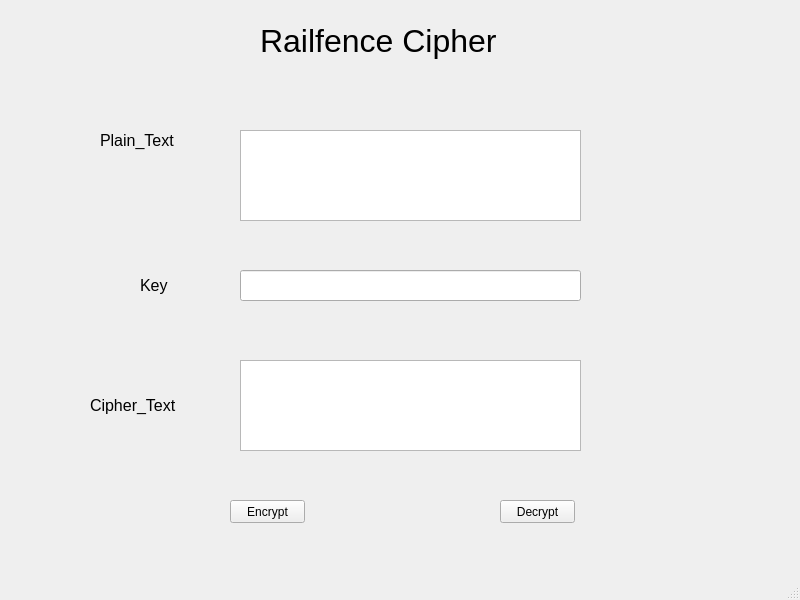
<?xml version="1.0" encoding="UTF-8"?>
<ui version="4.0">
 <class>MainWindow</class>
 <widget class="QMainWindow" name="MainWindow">
  <property name="geometry">
   <rect>
    <x>0</x>
    <y>0</y>
    <width>800</width>
    <height>600</height>
   </rect>
  </property>
  <property name="windowTitle">
   <string>MainWindow</string>
  </property>
  <widget class="QWidget" name="centralwidget">
   <widget class="QLabel" name="label">
    <property name="geometry">
     <rect>
      <x>100</x>
      <y>120</y>
      <width>81</width>
      <height>41</height>
     </rect>
    </property>
    <property name="font">
     <font>
      <pointsize>12</pointsize>
     </font>
    </property>
    <property name="text">
     <string>Plain_Text</string>
    </property>
   </widget>
   <widget class="QLabel" name="label_4">
    <property name="geometry">
     <rect>
      <x>140</x>
      <y>270</y>
      <width>81</width>
      <height>31</height>
     </rect>
    </property>
    <property name="font">
     <font>
      <pointsize>12</pointsize>
     </font>
    </property>
    <property name="text">
     <string>Key</string>
    </property>
   </widget>
   <widget class="QLabel" name="label_5">
    <property name="geometry">
     <rect>
      <x>90</x>
      <y>390</y>
      <width>91</width>
      <height>31</height>
     </rect>
    </property>
    <property name="font">
     <font>
      <pointsize>12</pointsize>
     </font>
    </property>
    <property name="text">
     <string>Cipher_Text</string>
    </property>
   </widget>
   <widget class="QLabel" name="label_2">
    <property name="geometry">
     <rect>
      <x>260</x>
      <y>20</y>
      <width>241</width>
      <height>41</height>
     </rect>
    </property>
    <property name="font">
     <font>
      <pointsize>24</pointsize>
     </font>
    </property>
    <property name="text">
     <string>Railfence Cipher</string>
    </property>
   </widget>
   <widget class="QPushButton" name="btn_encrypt">
    <property name="geometry">
     <rect>
      <x>230</x>
      <y>500</y>
      <width>75</width>
      <height>23</height>
     </rect>
    </property>
    <property name="text">
     <string>Encrypt</string>
    </property>
   </widget>
   <widget class="QPushButton" name="btn_decrypt">
    <property name="geometry">
     <rect>
      <x>500</x>
      <y>500</y>
      <width>75</width>
      <height>23</height>
     </rect>
    </property>
    <property name="text">
     <string>Decrypt</string>
    </property>
   </widget>
   <widget class="QTextEdit" name="txt_plain_text">
    <property name="geometry">
     <rect>
      <x>240</x>
      <y>130</y>
      <width>341</width>
      <height>91</height>
     </rect>
    </property>
   </widget>
   <widget class="QTextEdit" name="txt_cipher_text">
    <property name="geometry">
     <rect>
      <x>240</x>
      <y>360</y>
      <width>341</width>
      <height>91</height>
     </rect>
    </property>
   </widget>
   <widget class="QLineEdit" name="txt_key">
    <property name="geometry">
     <rect>
      <x>240</x>
      <y>270</y>
      <width>341</width>
      <height>31</height>
     </rect>
    </property>
   </widget>
  </widget>
  <widget class="QMenuBar" name="menubar">
   <property name="geometry">
    <rect>
     <x>0</x>
     <y>0</y>
     <width>800</width>
     <height>21</height>
    </rect>
   </property>
  </widget>
  <widget class="QStatusBar" name="statusbar"/>
 </widget>
 <resources/>
 <connections/>
</ui>
